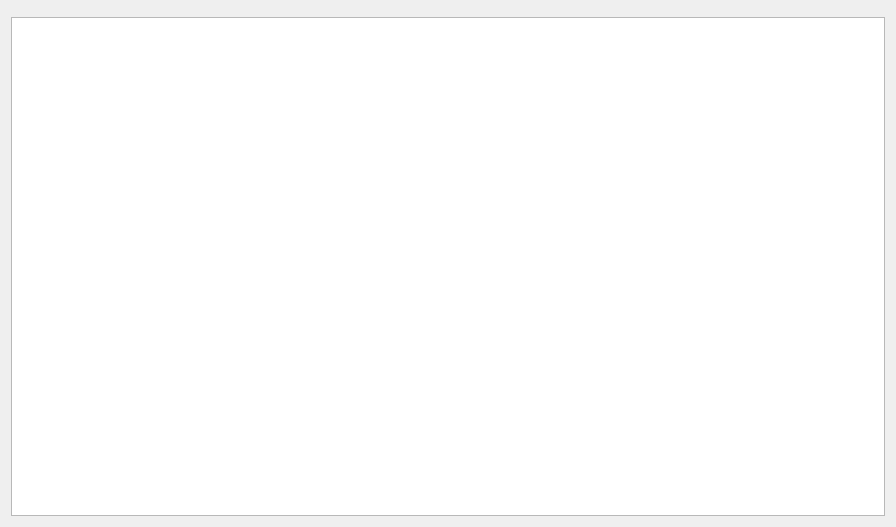
<?xml version="1.0" encoding="UTF-8"?>
<ui version="4.0">
 <class>RegisinfosDialog</class>
 <widget class="QDialog" name="RegisinfosDialog">
  <property name="geometry">
   <rect>
    <x>0</x>
    <y>0</y>
    <width>896</width>
    <height>527</height>
   </rect>
  </property>
  <property name="windowTitle">
   <string>Dialog</string>
  </property>
  <layout class="QGridLayout" name="gridLayout">
   <item row="0" column="0">
    <widget class="QWidget" name="widget" native="true">
     <widget class="QPushButton" name="pushButton">
      <property name="geometry">
       <rect>
        <x>11</x>
        <y>11</y>
        <width>99</width>
        <height>24</height>
       </rect>
      </property>
      <property name="text">
       <string>修改课程信息</string>
      </property>
     </widget>
     <widget class="QLineEdit" name="lineEdit">
      <property name="geometry">
       <rect>
        <x>140</x>
        <y>10</y>
        <width>113</width>
        <height>23</height>
       </rect>
      </property>
     </widget>
    </widget>
   </item>
   <item row="1" column="0">
    <widget class="QTableWidget" name="tableWidget"/>
   </item>
  </layout>
 </widget>
 <resources/>
 <connections/>
</ui>
